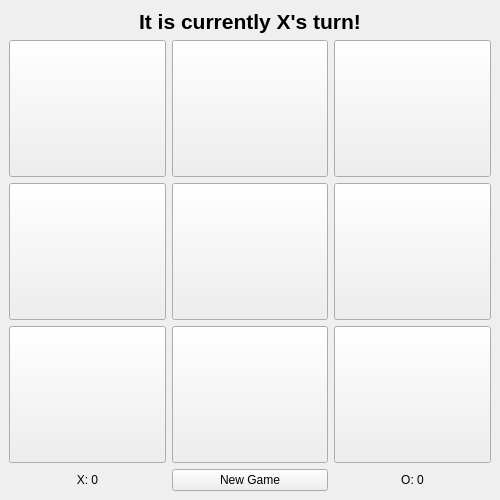
<?xml version="1.0" encoding="UTF-8"?>
<ui version="4.0">
 <class>TicTacToe</class>
 <widget class="QMainWindow" name="TicTacToe">
  <property name="geometry">
   <rect>
    <x>0</x>
    <y>0</y>
    <width>500</width>
    <height>500</height>
   </rect>
  </property>
  <property name="windowTitle">
   <string>Tic Tac Toe</string>
  </property>
  <widget class="QWidget" name="centralwidget">
   <layout class="QGridLayout" name="gridLayout">
    <item row="0" column="0" colspan="3">
     <widget class="QLabel" name="turnLabel">
      <property name="sizePolicy">
       <sizepolicy hsizetype="Preferred" vsizetype="Fixed">
        <horstretch>0</horstretch>
        <verstretch>0</verstretch>
       </sizepolicy>
      </property>
      <property name="font">
       <font>
        <pointsize>16</pointsize>
        <weight>75</weight>
        <bold>true</bold>
       </font>
      </property>
      <property name="text">
       <string>It is currently X's turn!</string>
      </property>
      <property name="alignment">
       <set>Qt::AlignCenter</set>
      </property>
     </widget>
    </item>
    <item row="1" column="0">
     <widget class="QPushButton" name="pushButton_1">
      <property name="sizePolicy">
       <sizepolicy hsizetype="Preferred" vsizetype="Preferred">
        <horstretch>0</horstretch>
        <verstretch>0</verstretch>
       </sizepolicy>
      </property>
      <property name="font">
       <font>
        <pointsize>36</pointsize>
       </font>
      </property>
      <property name="cursor">
       <cursorShape>PointingHandCursor</cursorShape>
      </property>
      <property name="text">
       <string/>
      </property>
     </widget>
    </item>
    <item row="1" column="1">
     <widget class="QPushButton" name="pushButton_2">
      <property name="sizePolicy">
       <sizepolicy hsizetype="Preferred" vsizetype="Preferred">
        <horstretch>0</horstretch>
        <verstretch>0</verstretch>
       </sizepolicy>
      </property>
      <property name="font">
       <font>
        <pointsize>36</pointsize>
       </font>
      </property>
      <property name="cursor">
       <cursorShape>PointingHandCursor</cursorShape>
      </property>
      <property name="text">
       <string/>
      </property>
     </widget>
    </item>
    <item row="1" column="2">
     <widget class="QPushButton" name="pushButton_3">
      <property name="sizePolicy">
       <sizepolicy hsizetype="Preferred" vsizetype="Preferred">
        <horstretch>0</horstretch>
        <verstretch>0</verstretch>
       </sizepolicy>
      </property>
      <property name="font">
       <font>
        <pointsize>36</pointsize>
       </font>
      </property>
      <property name="cursor">
       <cursorShape>PointingHandCursor</cursorShape>
      </property>
      <property name="text">
       <string/>
      </property>
     </widget>
    </item>
    <item row="2" column="0">
     <widget class="QPushButton" name="pushButton_4">
      <property name="sizePolicy">
       <sizepolicy hsizetype="Preferred" vsizetype="Preferred">
        <horstretch>0</horstretch>
        <verstretch>0</verstretch>
       </sizepolicy>
      </property>
      <property name="font">
       <font>
        <pointsize>36</pointsize>
       </font>
      </property>
      <property name="cursor">
       <cursorShape>PointingHandCursor</cursorShape>
      </property>
      <property name="text">
       <string/>
      </property>
     </widget>
    </item>
    <item row="2" column="1">
     <widget class="QPushButton" name="pushButton_5">
      <property name="sizePolicy">
       <sizepolicy hsizetype="Preferred" vsizetype="Preferred">
        <horstretch>0</horstretch>
        <verstretch>0</verstretch>
       </sizepolicy>
      </property>
      <property name="font">
       <font>
        <pointsize>36</pointsize>
       </font>
      </property>
      <property name="cursor">
       <cursorShape>PointingHandCursor</cursorShape>
      </property>
      <property name="text">
       <string/>
      </property>
     </widget>
    </item>
    <item row="2" column="2">
     <widget class="QPushButton" name="pushButton_6">
      <property name="sizePolicy">
       <sizepolicy hsizetype="Preferred" vsizetype="Preferred">
        <horstretch>0</horstretch>
        <verstretch>0</verstretch>
       </sizepolicy>
      </property>
      <property name="font">
       <font>
        <pointsize>36</pointsize>
       </font>
      </property>
      <property name="cursor">
       <cursorShape>PointingHandCursor</cursorShape>
      </property>
      <property name="text">
       <string/>
      </property>
     </widget>
    </item>
    <item row="3" column="0">
     <widget class="QPushButton" name="pushButton_7">
      <property name="sizePolicy">
       <sizepolicy hsizetype="Preferred" vsizetype="Preferred">
        <horstretch>0</horstretch>
        <verstretch>0</verstretch>
       </sizepolicy>
      </property>
      <property name="font">
       <font>
        <pointsize>36</pointsize>
       </font>
      </property>
      <property name="cursor">
       <cursorShape>PointingHandCursor</cursorShape>
      </property>
      <property name="text">
       <string/>
      </property>
     </widget>
    </item>
    <item row="3" column="1">
     <widget class="QPushButton" name="pushButton_8">
      <property name="sizePolicy">
       <sizepolicy hsizetype="Preferred" vsizetype="Preferred">
        <horstretch>0</horstretch>
        <verstretch>0</verstretch>
       </sizepolicy>
      </property>
      <property name="font">
       <font>
        <pointsize>36</pointsize>
       </font>
      </property>
      <property name="cursor">
       <cursorShape>PointingHandCursor</cursorShape>
      </property>
      <property name="text">
       <string/>
      </property>
     </widget>
    </item>
    <item row="3" column="2">
     <widget class="QPushButton" name="pushButton_9">
      <property name="sizePolicy">
       <sizepolicy hsizetype="Preferred" vsizetype="Preferred">
        <horstretch>0</horstretch>
        <verstretch>0</verstretch>
       </sizepolicy>
      </property>
      <property name="font">
       <font>
        <pointsize>36</pointsize>
       </font>
      </property>
      <property name="cursor">
       <cursorShape>PointingHandCursor</cursorShape>
      </property>
      <property name="text">
       <string/>
      </property>
     </widget>
    </item>
    <item row="4" column="0">
     <widget class="QLabel" name="xScoreLabel">
      <property name="text">
       <string>X: 0</string>
      </property>
      <property name="alignment">
       <set>Qt::AlignCenter</set>
      </property>
     </widget>
    </item>
    <item row="4" column="1">
     <widget class="QPushButton" name="newGameButton">
      <property name="text">
       <string>New Game</string>
      </property>
     </widget>
    </item>
    <item row="4" column="2">
     <widget class="QLabel" name="oScoreLabel">
      <property name="text">
       <string>O: 0</string>
      </property>
      <property name="alignment">
       <set>Qt::AlignCenter</set>
      </property>
     </widget>
    </item>
   </layout>
  </widget>
 </widget>
 <resources/>
 <connections/>
</ui>
